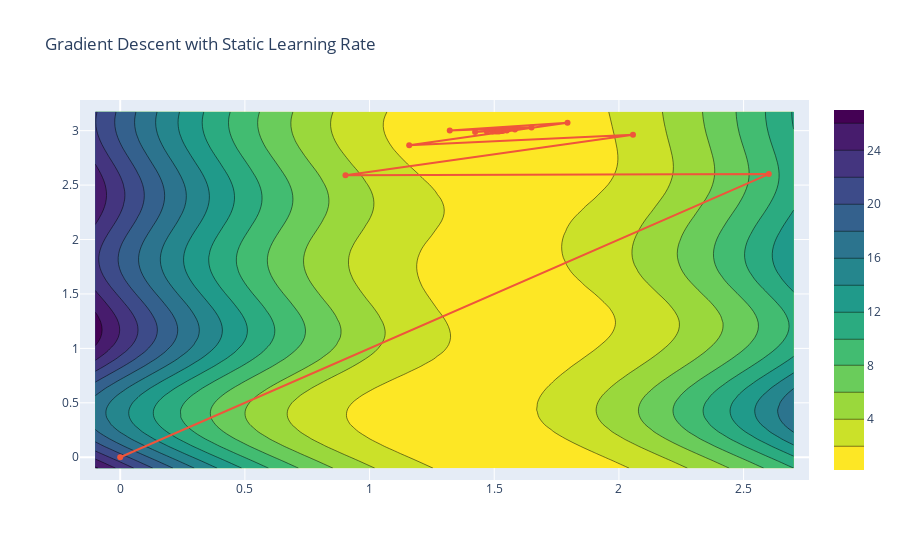

Here is the notebook cell this chart was saved with:
### Code cell
contour_plot('Gradient Descent with Static Learning Rate', bs, average_squared_loss, sin_model, x, y)
